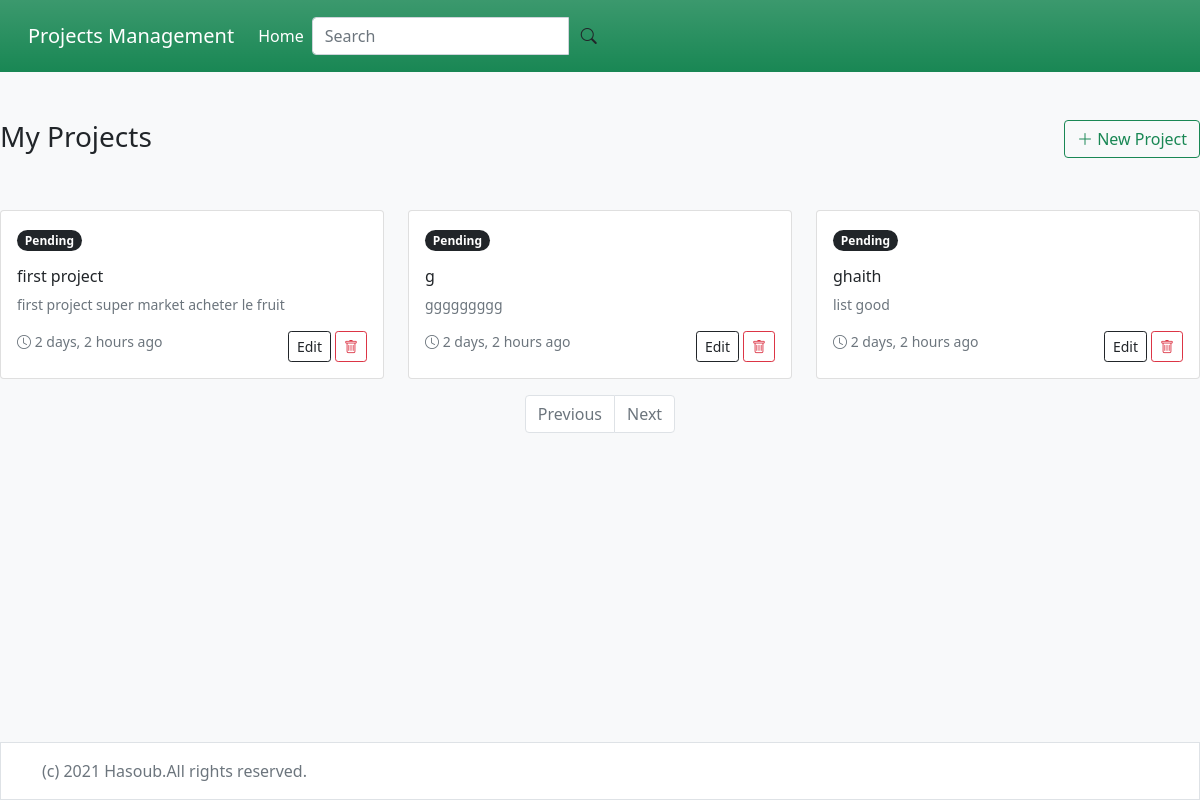
Before: / with the older database file.
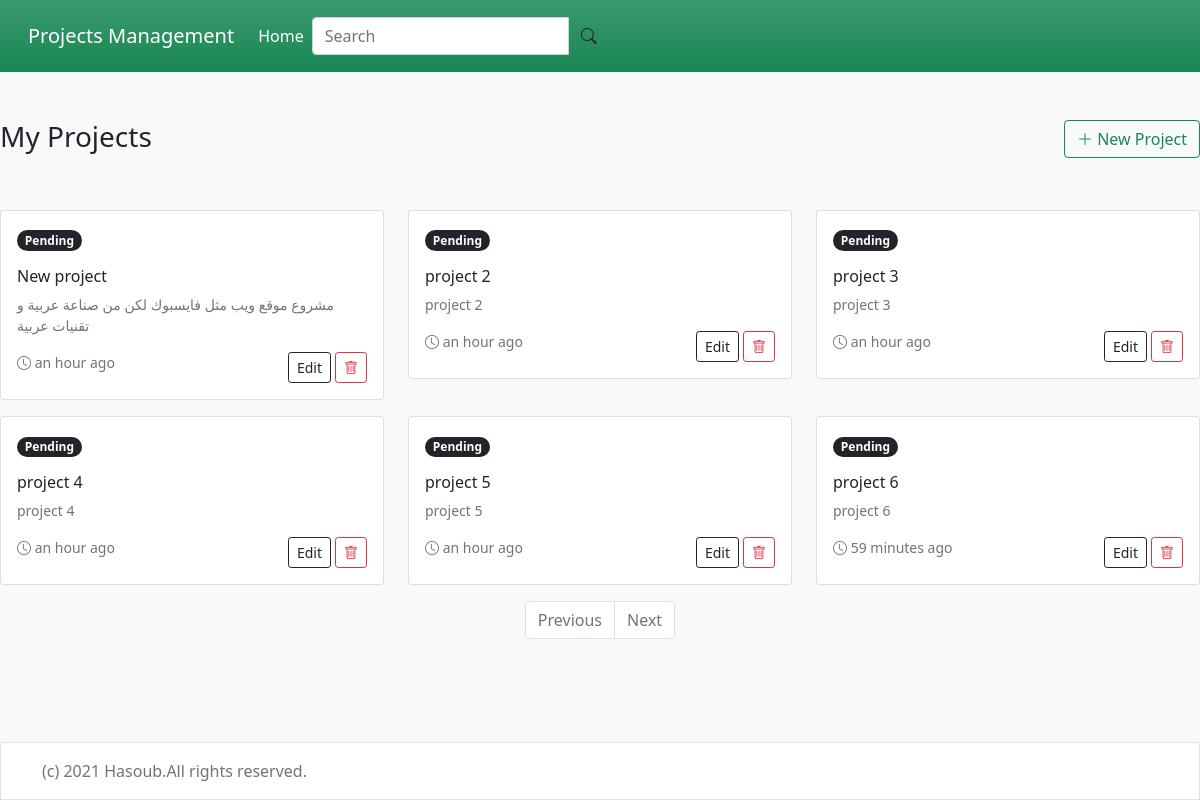
After: the same page with the newer database file.
### myapp/models.py (models this page shows, shortened)
class Project(models.Model):
    title = models.CharField(max_length=255)
    description = models.TextField()
    status = models.IntegerField(
        choices = ProjectStatus.choices,
        default = ProjectStatus.PENDING
    )
    created_at = models.DateTimeField(auto_now_add=True)
    update_at = models.DateTimeField(auto_now=True)
    category = models.ForeignKey(Category,on_delete=models.PROTECT)
    user = models.ForeignKey(
        AUTH_USER_MODEL,
        on_delete=models.CASCADE,
        null = True
        )

### myapp/views.py (the view)
# urls.py: path('', views.ProjectListView.as_view(), name='Project_List'),
class ProjectListView(ListView):
    model = models.Project
    template_name = 'project/List.html'
    paginate_by = 6
    def get_queryset(self):
        query_set = super().get_queryset()
        where ={}
        q = self.request.GET.get('q', None)
        if q:
            where['title__icontains'] = q
        return query_set.filter(**where)

### myapp/templates/Project/list.html (shortened to what this page needs)
{% extends "base.html" %} {% load i18n %} {% load humanize %} {% block content %}
<div class="d-flex">
  <h3 class="me-auto">{% trans 'My Projects' %}</h3>
  <div>
    <a href="{% url 'Project_create' %}" class="btn btn-outline-success">
      <i class="bi bi-plus-lg"></i> {% trans 'New Project' %}
    </a>
  </div>
</div>
<div class="row my-5">
  {% for project in object_list %}
  <div class="col-md-4">
    <div class="card mb-3">
      <div class="card-body">
        <p>
          <span class="badge rounded-pill bg-dark"> {{ project.get_status_display }} </span>
        </p>
        <h3 class="card-title fs-6">{{ project.title }}</h3>
        <p class="card-text text-muted small">{{ project.description }}</p>
        <div class="d-flex">
          <span class="me-auto text-muted small">
            <i class="bi bi-clock"></i>
            <time datetime="{{ project.created_at }}"> {{ project.created_at|naturaltime }} </time>
          </span>
          <a href="{% url 'Project_update' project.id %}" class="btn btn-sm btn-outline-dark mx-1">
            {% trans 'Edit' %}
          </a>
          <a href="{% url 'Project_delete' project.id %}" class="btn btn-sm btn-outline-danger">
            <i class="bi bi-trash"></i>
          </a>
        </div>
      </div>
    </div>
  </div>
  {% endfor %} {% if page_obj.paginator.count > 0 %}
  <div class="d-flex justify-content-center bd-highlight mb-3">
    <nav>
      <ul class="pagination">
        {% if page_obj.has_previous %}
        <li class="page-item">
          <a class="page-link" href="?page={{ page_obj.previous_page_number }}">
            {% trans 'Previous' %}
          </a>
        </li>
        {% else %}
        <li class="page-item disabled">
          <a class="page-link" href="#">{% trans 'Previous' %}</a>
        </li>
        {% endif %} {% if page_obj.has_next %}
        <li class="page-item">
          <a class="page-link" href="?page={{ page_obj.next_page_number }}"> {% trans 'Next' %} </a>
        </li>
        {% else %}
        <li class="page-item disabled">
          <a class="page-link" href="#">{% trans 'Next' %}</a>
        </li>
        {% endif %}
      </ul>
    </nav>
  </div>
  {% endif %}
</div>
{% endblock %}

### myapp/templates/base.html (shortened to what this page needs)
<!doctype html>
<html lang="en" class="h-100">
    <head>
        <link
          href="https://cdn.jsdelivr.net/npm/bootstrap@5.0.2/dist/css/bootstrap.min.css"
          rel="stylesheet"
>
        <link
           rel="stylesheet"
           href="https://cdn.jsdelivr.net/npm/bootstrap-icons@1.11.1/font/bootstrap-icons.css">
    </head>
    <body class="d-flex flex-column h-100 bg-light">
        {% include 'partials/header.html' %}
        <main class="flex-shrink-0">
        </main>
        {% block content %}
        {% endblock %}
        {% include 'partials/footer.html' %}
    </body>
</html>

### myapp/templates/partials/header.html (shortened to what this page needs)
{% load i18n %}
<nav class="navbar navbar-expand-lg navbar-dark bg-success bg-gradient p-3">
    <div class="container-fluid">
      <a class="navbar-brand" href="{% url 'Project_List' %}">{% trans 'Projects Management' %}</a>
      <div class="collapse navbar-collapse" id="navbarNav">
        <ul class="navbar-nav">
          <li class="nav-item">
            <a class="nav-link active" aria-current="page" href="{% url 'Project_List' %}">{% trans 'Home' %}</a>
          </li>
        </ul>
        <form method="GET" action="{% url 'Project_List' %}" class="d-flex">
          <div class="input-group">
            <input
              type="text"
              name="q"
              class="form-control"
              placeholder="{% trans 'Search' %}"
              value="{{ request.GET.q }}"
              />
            <button class="btn btn-outine-light" type="sumnit">
              <i class="bi bi-search"></i>
            </button>
          </div>
        </form>
      </div>
    </div>
  </nav>

### myapp/templates/partials/footer.html
{% load i18n %}
<footer class="footer mt-auto py-3 bg-white border">
    <div class="container">
        <span class="text-muted">
            {% trans '(c) 2021 Hasoub.All rights reserved.' %}
        </span>
    </div>
</footer>

Changed rows visible on the page:
removed Project: status "Pending", title "first project", description "first project super market acheter le fruit", created_at "2 days, 2 hours ago"
removed Project: status "Pending", title "g", description "ggggggggg", created_at "2 days, 2 hours ago"
removed Project: status "Pending", title "ghaith", description "list good", created_at "2 days, 2 hours ago"
added Project: status "Pending", title "New project", description "مشروع موقع ويب مثل فايسبوك لكن من صناعة عربية و تقنيات عربية", created_at "an hour ago"
added Project: status "Pending", title "project 2", description "project 2", created_at "an hour ago"
added Project: status "Pending", title "project 3", description "project 3", created_at "an hour ago"
added Project: status "Pending", title "project 4", description "project 4", created_at "an hour ago"
added Project: status "Pending", title "project 5", description "project 5", created_at "an hour ago"
added Project: status "Pending", title "project 6", description "project 6", created_at "59 minutes ago"
